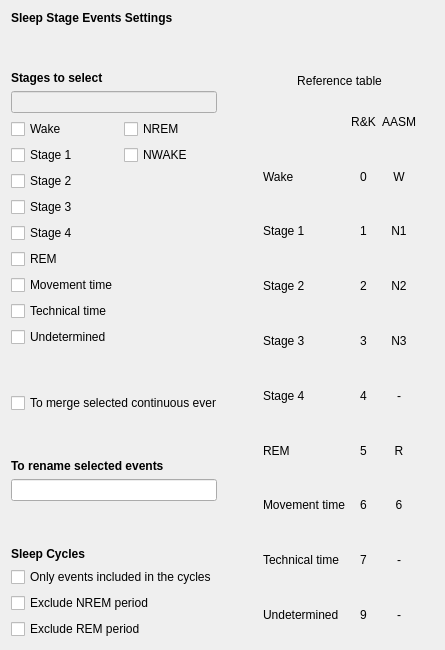
<?xml version="1.0" encoding="UTF-8"?>
<ui version="4.0">
 <class>SleepStageEventsSettingsView</class>
 <widget class="QWidget" name="SleepStageEventsSettingsView">
  <property name="geometry">
   <rect>
    <x>0</x>
    <y>0</y>
    <width>445</width>
    <height>628</height>
   </rect>
  </property>
  <property name="windowTitle">
   <string>Form</string>
  </property>
  <layout class="QHBoxLayout" name="horizontalLayout_2">
   <item>
    <layout class="QVBoxLayout" name="verticalLayout_3">
     <item>
      <widget class="QLabel" name="label_8">
       <property name="font">
        <font>
         <weight>75</weight>
         <bold>true</bold>
        </font>
       </property>
       <property name="text">
        <string>Sleep Stage Events Settings</string>
       </property>
       <property name="alignment">
        <set>Qt::AlignLeading|Qt::AlignLeft|Qt::AlignVCenter</set>
       </property>
      </widget>
     </item>
     <item>
      <spacer name="verticalSpacer_2">
       <property name="orientation">
        <enum>Qt::Vertical</enum>
       </property>
       <property name="sizeType">
        <enum>QSizePolicy::Minimum</enum>
       </property>
       <property name="sizeHint" stdset="0">
        <size>
         <width>20</width>
         <height>40</height>
        </size>
       </property>
      </spacer>
     </item>
     <item>
      <layout class="QHBoxLayout" name="horizontalLayout">
       <item>
        <layout class="QVBoxLayout" name="verticalLayout">
         <item>
          <widget class="QLabel" name="label_9">
           <property name="maximumSize">
            <size>
             <width>16777215</width>
             <height>20</height>
            </size>
           </property>
           <property name="font">
            <font>
             <weight>75</weight>
             <bold>true</bold>
            </font>
           </property>
           <property name="text">
            <string>Stages to select</string>
           </property>
           <property name="alignment">
            <set>Qt::AlignLeading|Qt::AlignLeft|Qt::AlignVCenter</set>
           </property>
          </widget>
         </item>
         <item>
          <widget class="QLineEdit" name="stages_lineEdit">
           <property name="enabled">
            <bool>false</bool>
           </property>
          </widget>
         </item>
         <item>
          <layout class="QGridLayout" name="gridLayout_2">
           <item row="0" column="0">
            <widget class="QCheckBox" name="wake_checkBox">
             <property name="text">
              <string>Wake</string>
             </property>
             <property name="checked">
              <bool>false</bool>
             </property>
            </widget>
           </item>
           <item row="0" column="1">
            <widget class="QCheckBox" name="nrem_checkBox">
             <property name="text">
              <string>NREM</string>
             </property>
            </widget>
           </item>
           <item row="1" column="0">
            <widget class="QCheckBox" name="stage1_checkBox">
             <property name="text">
              <string>Stage 1</string>
             </property>
            </widget>
           </item>
           <item row="1" column="1">
            <widget class="QCheckBox" name="nwake_checkBox">
             <property name="text">
              <string>NWAKE</string>
             </property>
            </widget>
           </item>
           <item row="2" column="0">
            <widget class="QCheckBox" name="stage2_checkBox">
             <property name="text">
              <string>Stage 2</string>
             </property>
            </widget>
           </item>
           <item row="3" column="0">
            <widget class="QCheckBox" name="stage3_checkBox">
             <property name="text">
              <string>Stage 3</string>
             </property>
            </widget>
           </item>
           <item row="4" column="0">
            <widget class="QCheckBox" name="stage4_checkBox">
             <property name="text">
              <string>Stage 4</string>
             </property>
            </widget>
           </item>
           <item row="5" column="0">
            <widget class="QCheckBox" name="rem_checkBox">
             <property name="text">
              <string>REM</string>
             </property>
            </widget>
           </item>
           <item row="6" column="0">
            <widget class="QCheckBox" name="movementtime_checkBox">
             <property name="text">
              <string>Movement time</string>
             </property>
            </widget>
           </item>
           <item row="7" column="0">
            <widget class="QCheckBox" name="technicaltime_checkBox">
             <property name="text">
              <string>Technical time</string>
             </property>
            </widget>
           </item>
           <item row="8" column="0">
            <widget class="QCheckBox" name="undetermined_checkBox">
             <property name="text">
              <string>Undetermined</string>
             </property>
            </widget>
           </item>
          </layout>
         </item>
         <item>
          <spacer name="verticalSpacer_5">
           <property name="orientation">
            <enum>Qt::Vertical</enum>
           </property>
           <property name="sizeType">
            <enum>QSizePolicy::Minimum</enum>
           </property>
           <property name="sizeHint" stdset="0">
            <size>
             <width>20</width>
             <height>40</height>
            </size>
           </property>
          </spacer>
         </item>
         <item>
          <widget class="QCheckBox" name="merge_events_checkBox">
           <property name="minimumSize">
            <size>
             <width>200</width>
             <height>0</height>
            </size>
           </property>
           <property name="toolTip">
            <string>Check to merge selected continuous events (i.e. two selected 30 second stage 2 events will be merged into one continuous minute of stage 2 event)</string>
           </property>
           <property name="text">
            <string>To merge selected continuous events</string>
           </property>
          </widget>
         </item>
         <item>
          <spacer name="verticalSpacer_3">
           <property name="orientation">
            <enum>Qt::Vertical</enum>
           </property>
           <property name="sizeType">
            <enum>QSizePolicy::Minimum</enum>
           </property>
           <property name="sizeHint" stdset="0">
            <size>
             <width>20</width>
             <height>40</height>
            </size>
           </property>
          </spacer>
         </item>
         <item>
          <widget class="QLabel" name="label_33">
           <property name="font">
            <font>
             <weight>75</weight>
             <bold>true</bold>
            </font>
           </property>
           <property name="text">
            <string>To rename selected events</string>
           </property>
          </widget>
         </item>
         <item>
          <widget class="QLineEdit" name="newname_lineEdit">
           <property name="toolTip">
            <string>Optional. Let blank to keep the original event name.</string>
           </property>
          </widget>
         </item>
         <item>
          <spacer name="verticalSpacer_4">
           <property name="orientation">
            <enum>Qt::Vertical</enum>
           </property>
           <property name="sizeType">
            <enum>QSizePolicy::Minimum</enum>
           </property>
           <property name="sizeHint" stdset="0">
            <size>
             <width>20</width>
             <height>40</height>
            </size>
           </property>
          </spacer>
         </item>
         <item>
          <widget class="QLabel" name="label_34">
           <property name="font">
            <font>
             <weight>75</weight>
             <bold>true</bold>
            </font>
           </property>
           <property name="text">
            <string>Sleep Cycles</string>
           </property>
          </widget>
         </item>
         <item>
          <widget class="QCheckBox" name="evt_in_cycle_checkBox">
           <property name="toolTip">
            <string>Check to keep only events included in the sleep cycles.</string>
           </property>
           <property name="text">
            <string>Only events included in the cycles</string>
           </property>
          </widget>
         </item>
         <item>
          <widget class="QCheckBox" name="excl_nremp_checkBox">
           <property name="text">
            <string>Exclude NREM period</string>
           </property>
          </widget>
         </item>
         <item>
          <widget class="QCheckBox" name="excl_remp_checkBox_2">
           <property name="text">
            <string>Exclude REM period</string>
           </property>
          </widget>
         </item>
        </layout>
       </item>
       <item>
        <spacer name="horizontalSpacer_2">
         <property name="orientation">
          <enum>Qt::Horizontal</enum>
         </property>
         <property name="sizeType">
          <enum>QSizePolicy::Minimum</enum>
         </property>
         <property name="sizeHint" stdset="0">
          <size>
           <width>40</width>
           <height>20</height>
          </size>
         </property>
        </spacer>
       </item>
       <item>
        <layout class="QVBoxLayout" name="verticalLayout_2">
         <item>
          <widget class="QLabel" name="label_32">
           <property name="maximumSize">
            <size>
             <width>16777215</width>
             <height>20</height>
            </size>
           </property>
           <property name="text">
            <string>Reference table</string>
           </property>
           <property name="alignment">
            <set>Qt::AlignCenter</set>
           </property>
          </widget>
         </item>
         <item>
          <layout class="QGridLayout" name="gridLayout">
           <item row="2" column="0">
            <widget class="QLabel" name="label_15">
             <property name="text">
              <string>Stage 1</string>
             </property>
             <property name="alignment">
              <set>Qt::AlignLeading|Qt::AlignLeft|Qt::AlignVCenter</set>
             </property>
            </widget>
           </item>
           <item row="7" column="1">
            <widget class="QLabel" name="label_11">
             <property name="text">
              <string>6</string>
             </property>
             <property name="alignment">
              <set>Qt::AlignCenter</set>
             </property>
            </widget>
           </item>
           <item row="1" column="1">
            <widget class="QLabel" name="label_6">
             <property name="text">
              <string>0</string>
             </property>
             <property name="alignment">
              <set>Qt::AlignCenter</set>
             </property>
            </widget>
           </item>
           <item row="1" column="2">
            <widget class="QLabel" name="label_28">
             <property name="text">
              <string>W</string>
             </property>
             <property name="alignment">
              <set>Qt::AlignCenter</set>
             </property>
            </widget>
           </item>
           <item row="7" column="2">
            <widget class="QLabel" name="label_31">
             <property name="text">
              <string>6</string>
             </property>
             <property name="alignment">
              <set>Qt::AlignCenter</set>
             </property>
            </widget>
           </item>
           <item row="8" column="2">
            <widget class="QLabel" name="label_23">
             <property name="text">
              <string>-</string>
             </property>
             <property name="alignment">
              <set>Qt::AlignCenter</set>
             </property>
            </widget>
           </item>
           <item row="0" column="2">
            <widget class="QLabel" name="label_29">
             <property name="text">
              <string>AASM</string>
             </property>
             <property name="alignment">
              <set>Qt::AlignCenter</set>
             </property>
            </widget>
           </item>
           <item row="7" column="0">
            <widget class="QLabel" name="label_21">
             <property name="text">
              <string>Movement time</string>
             </property>
             <property name="alignment">
              <set>Qt::AlignLeading|Qt::AlignLeft|Qt::AlignVCenter</set>
             </property>
            </widget>
           </item>
           <item row="5" column="1">
            <widget class="QLabel" name="label_10">
             <property name="text">
              <string>4</string>
             </property>
             <property name="alignment">
              <set>Qt::AlignCenter</set>
             </property>
            </widget>
           </item>
           <item row="6" column="2">
            <widget class="QLabel" name="label_25">
             <property name="text">
              <string>R</string>
             </property>
             <property name="alignment">
              <set>Qt::AlignCenter</set>
             </property>
            </widget>
           </item>
           <item row="9" column="2">
            <widget class="QLabel" name="label_26">
             <property name="text">
              <string>-</string>
             </property>
             <property name="alignment">
              <set>Qt::AlignCenter</set>
             </property>
            </widget>
           </item>
           <item row="4" column="0">
            <widget class="QLabel" name="label_13">
             <property name="text">
              <string>Stage 3</string>
             </property>
             <property name="alignment">
              <set>Qt::AlignLeading|Qt::AlignLeft|Qt::AlignVCenter</set>
             </property>
            </widget>
           </item>
           <item row="4" column="1">
            <widget class="QLabel" name="label_3">
             <property name="text">
              <string>3</string>
             </property>
             <property name="alignment">
              <set>Qt::AlignCenter</set>
             </property>
            </widget>
           </item>
           <item row="6" column="1">
            <widget class="QLabel" name="label_4">
             <property name="text">
              <string>5</string>
             </property>
             <property name="alignment">
              <set>Qt::AlignCenter</set>
             </property>
            </widget>
           </item>
           <item row="3" column="0">
            <widget class="QLabel" name="label_20">
             <property name="text">
              <string>Stage 2</string>
             </property>
             <property name="alignment">
              <set>Qt::AlignLeading|Qt::AlignLeft|Qt::AlignVCenter</set>
             </property>
            </widget>
           </item>
           <item row="4" column="2">
            <widget class="QLabel" name="label_22">
             <property name="text">
              <string>N3</string>
             </property>
             <property name="alignment">
              <set>Qt::AlignCenter</set>
             </property>
            </widget>
           </item>
           <item row="9" column="0">
            <widget class="QLabel" name="label_17">
             <property name="text">
              <string>Undetermined</string>
             </property>
             <property name="alignment">
              <set>Qt::AlignLeading|Qt::AlignLeft|Qt::AlignVCenter</set>
             </property>
            </widget>
           </item>
           <item row="0" column="1">
            <widget class="QLabel" name="label_12">
             <property name="text">
              <string>R&amp;K</string>
             </property>
             <property name="alignment">
              <set>Qt::AlignCenter</set>
             </property>
            </widget>
           </item>
           <item row="9" column="1">
            <widget class="QLabel" name="label_5">
             <property name="text">
              <string>9</string>
             </property>
             <property name="alignment">
              <set>Qt::AlignCenter</set>
             </property>
            </widget>
           </item>
           <item row="3" column="1">
            <widget class="QLabel" name="label_2">
             <property name="text">
              <string>2</string>
             </property>
             <property name="alignment">
              <set>Qt::AlignCenter</set>
             </property>
            </widget>
           </item>
           <item row="5" column="0">
            <widget class="QLabel" name="label_18">
             <property name="text">
              <string>Stage 4</string>
             </property>
             <property name="alignment">
              <set>Qt::AlignLeading|Qt::AlignLeft|Qt::AlignVCenter</set>
             </property>
            </widget>
           </item>
           <item row="3" column="2">
            <widget class="QLabel" name="label_30">
             <property name="text">
              <string>N2</string>
             </property>
             <property name="alignment">
              <set>Qt::AlignCenter</set>
             </property>
            </widget>
           </item>
           <item row="1" column="0">
            <widget class="QLabel" name="label_19">
             <property name="text">
              <string>Wake</string>
             </property>
             <property name="alignment">
              <set>Qt::AlignLeading|Qt::AlignLeft|Qt::AlignVCenter</set>
             </property>
            </widget>
           </item>
           <item row="5" column="2">
            <widget class="QLabel" name="label_27">
             <property name="text">
              <string>-</string>
             </property>
             <property name="alignment">
              <set>Qt::AlignCenter</set>
             </property>
            </widget>
           </item>
           <item row="8" column="0">
            <widget class="QLabel" name="label_14">
             <property name="text">
              <string>Technical time</string>
             </property>
             <property name="alignment">
              <set>Qt::AlignLeading|Qt::AlignLeft|Qt::AlignVCenter</set>
             </property>
            </widget>
           </item>
           <item row="8" column="1">
            <widget class="QLabel" name="label_7">
             <property name="text">
              <string>7</string>
             </property>
             <property name="alignment">
              <set>Qt::AlignCenter</set>
             </property>
            </widget>
           </item>
           <item row="2" column="2">
            <widget class="QLabel" name="label_24">
             <property name="text">
              <string>N1</string>
             </property>
             <property name="alignment">
              <set>Qt::AlignCenter</set>
             </property>
            </widget>
           </item>
           <item row="2" column="1">
            <widget class="QLabel" name="label">
             <property name="text">
              <string>1</string>
             </property>
             <property name="alignment">
              <set>Qt::AlignCenter</set>
             </property>
            </widget>
           </item>
           <item row="6" column="0">
            <widget class="QLabel" name="label_16">
             <property name="text">
              <string>REM</string>
             </property>
             <property name="alignment">
              <set>Qt::AlignLeading|Qt::AlignLeft|Qt::AlignVCenter</set>
             </property>
            </widget>
           </item>
          </layout>
         </item>
        </layout>
       </item>
      </layout>
     </item>
     <item>
      <spacer name="verticalSpacer">
       <property name="orientation">
        <enum>Qt::Vertical</enum>
       </property>
       <property name="sizeHint" stdset="0">
        <size>
         <width>18</width>
         <height>40</height>
        </size>
       </property>
      </spacer>
     </item>
    </layout>
   </item>
   <item>
    <spacer name="horizontalSpacer">
     <property name="orientation">
      <enum>Qt::Horizontal</enum>
     </property>
     <property name="sizeHint" stdset="0">
      <size>
       <width>250</width>
       <height>20</height>
      </size>
     </property>
    </spacer>
   </item>
  </layout>
 </widget>
 <resources/>
 <connections>
  <connection>
   <sender>wake_checkBox</sender>
   <signal>stateChanged(int)</signal>
   <receiver>SleepStageEventsSettingsView</receiver>
   <slot>on_event_stages_changed()</slot>
   <hints>
    <hint type="sourcelabel">
     <x>44</x>
     <y>88</y>
    </hint>
    <hint type="destinationlabel">
     <x>97</x>
     <y>75</y>
    </hint>
   </hints>
  </connection>
  <connection>
   <sender>undetermined_checkBox</sender>
   <signal>stateChanged(int)</signal>
   <receiver>SleepStageEventsSettingsView</receiver>
   <slot>on_event_stages_changed()</slot>
   <hints>
    <hint type="sourcelabel">
     <x>55</x>
     <y>248</y>
    </hint>
    <hint type="destinationlabel">
     <x>240</x>
     <y>142</y>
    </hint>
   </hints>
  </connection>
  <connection>
   <sender>technicaltime_checkBox</sender>
   <signal>stateChanged(int)</signal>
   <receiver>SleepStageEventsSettingsView</receiver>
   <slot>on_event_stages_changed()</slot>
   <hints>
    <hint type="sourcelabel">
     <x>55</x>
     <y>228</y>
    </hint>
    <hint type="destinationlabel">
     <x>240</x>
     <y>142</y>
    </hint>
   </hints>
  </connection>
  <connection>
   <sender>movementtime_checkBox</sender>
   <signal>stateChanged(int)</signal>
   <receiver>SleepStageEventsSettingsView</receiver>
   <slot>on_event_stages_changed()</slot>
   <hints>
    <hint type="sourcelabel">
     <x>55</x>
     <y>208</y>
    </hint>
    <hint type="destinationlabel">
     <x>240</x>
     <y>142</y>
    </hint>
   </hints>
  </connection>
  <connection>
   <sender>rem_checkBox</sender>
   <signal>stateChanged(int)</signal>
   <receiver>SleepStageEventsSettingsView</receiver>
   <slot>on_event_stages_changed()</slot>
   <hints>
    <hint type="sourcelabel">
     <x>44</x>
     <y>188</y>
    </hint>
    <hint type="destinationlabel">
     <x>240</x>
     <y>142</y>
    </hint>
   </hints>
  </connection>
  <connection>
   <sender>stage4_checkBox</sender>
   <signal>stateChanged(int)</signal>
   <receiver>SleepStageEventsSettingsView</receiver>
   <slot>on_event_stages_changed()</slot>
   <hints>
    <hint type="sourcelabel">
     <x>44</x>
     <y>168</y>
    </hint>
    <hint type="destinationlabel">
     <x>240</x>
     <y>142</y>
    </hint>
   </hints>
  </connection>
  <connection>
   <sender>stage3_checkBox</sender>
   <signal>stateChanged(int)</signal>
   <receiver>SleepStageEventsSettingsView</receiver>
   <slot>on_event_stages_changed()</slot>
   <hints>
    <hint type="sourcelabel">
     <x>44</x>
     <y>148</y>
    </hint>
    <hint type="destinationlabel">
     <x>240</x>
     <y>142</y>
    </hint>
   </hints>
  </connection>
  <connection>
   <sender>stage2_checkBox</sender>
   <signal>stateChanged(int)</signal>
   <receiver>SleepStageEventsSettingsView</receiver>
   <slot>on_event_stages_changed()</slot>
   <hints>
    <hint type="sourcelabel">
     <x>44</x>
     <y>128</y>
    </hint>
    <hint type="destinationlabel">
     <x>240</x>
     <y>142</y>
    </hint>
   </hints>
  </connection>
  <connection>
   <sender>stage1_checkBox</sender>
   <signal>stateChanged(int)</signal>
   <receiver>SleepStageEventsSettingsView</receiver>
   <slot>on_event_stages_changed()</slot>
   <hints>
    <hint type="sourcelabel">
     <x>44</x>
     <y>108</y>
    </hint>
    <hint type="destinationlabel">
     <x>240</x>
     <y>142</y>
    </hint>
   </hints>
  </connection>
  <connection>
   <sender>nwake_checkBox</sender>
   <signal>stateChanged(int)</signal>
   <receiver>SleepStageEventsSettingsView</receiver>
   <slot>on_event_nwake_changed()</slot>
   <hints>
    <hint type="sourcelabel">
     <x>144</x>
     <y>108</y>
    </hint>
    <hint type="destinationlabel">
     <x>240</x>
     <y>142</y>
    </hint>
   </hints>
  </connection>
  <connection>
   <sender>nrem_checkBox</sender>
   <signal>stateChanged(int)</signal>
   <receiver>SleepStageEventsSettingsView</receiver>
   <slot>on_event_nrem_changed()</slot>
   <hints>
    <hint type="sourcelabel">
     <x>144</x>
     <y>88</y>
    </hint>
    <hint type="destinationlabel">
     <x>240</x>
     <y>142</y>
    </hint>
   </hints>
  </connection>
 </connections>
 <slots>
  <slot>on_choose()</slot>
  <slot>on_input_format_changed()</slot>
  <slot>on_event_stages_changed()</slot>
  <slot>on_event_stages_wrap_changed()</slot>
  <slot>on_event_nrem_changed()</slot>
  <slot>on_event_nwake_changed()</slot>
 </slots>
</ui>
